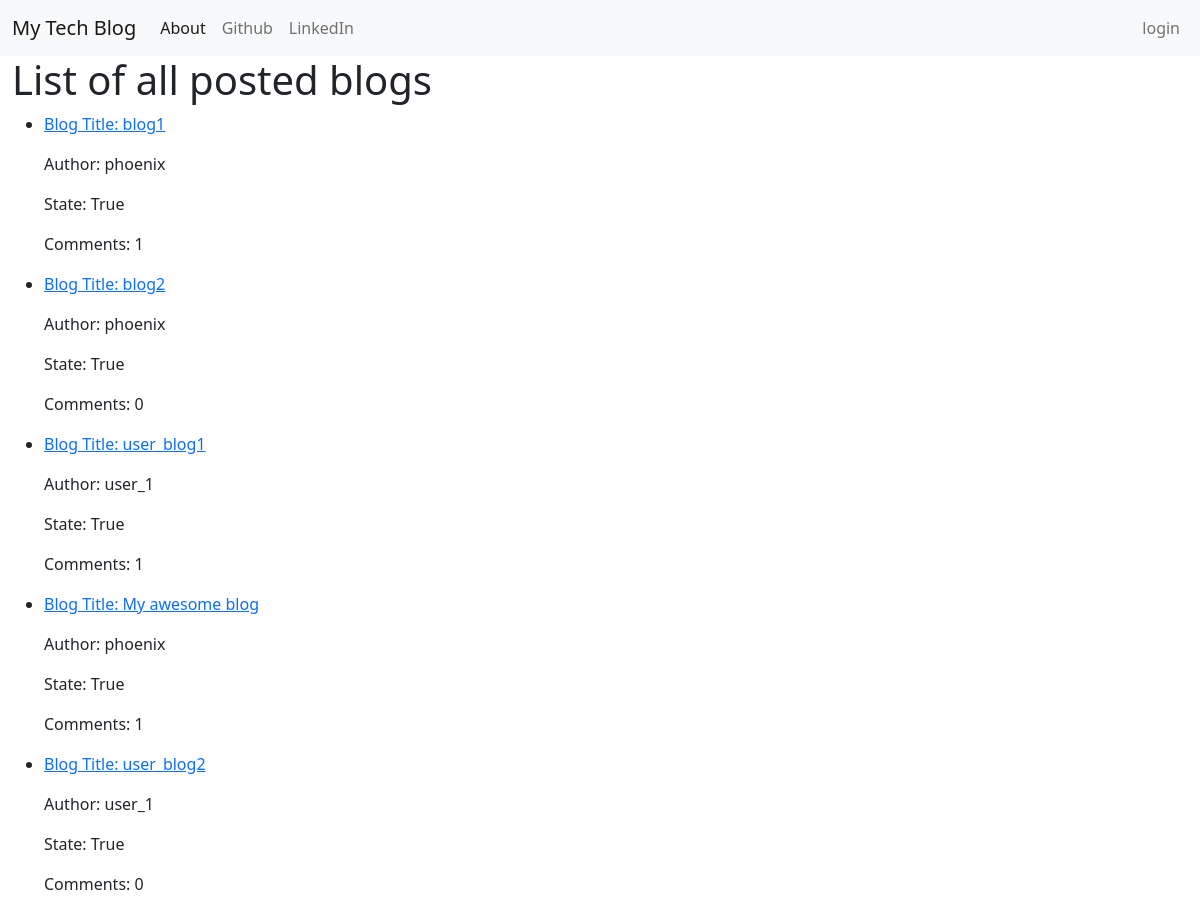
Before: / with the older database file.
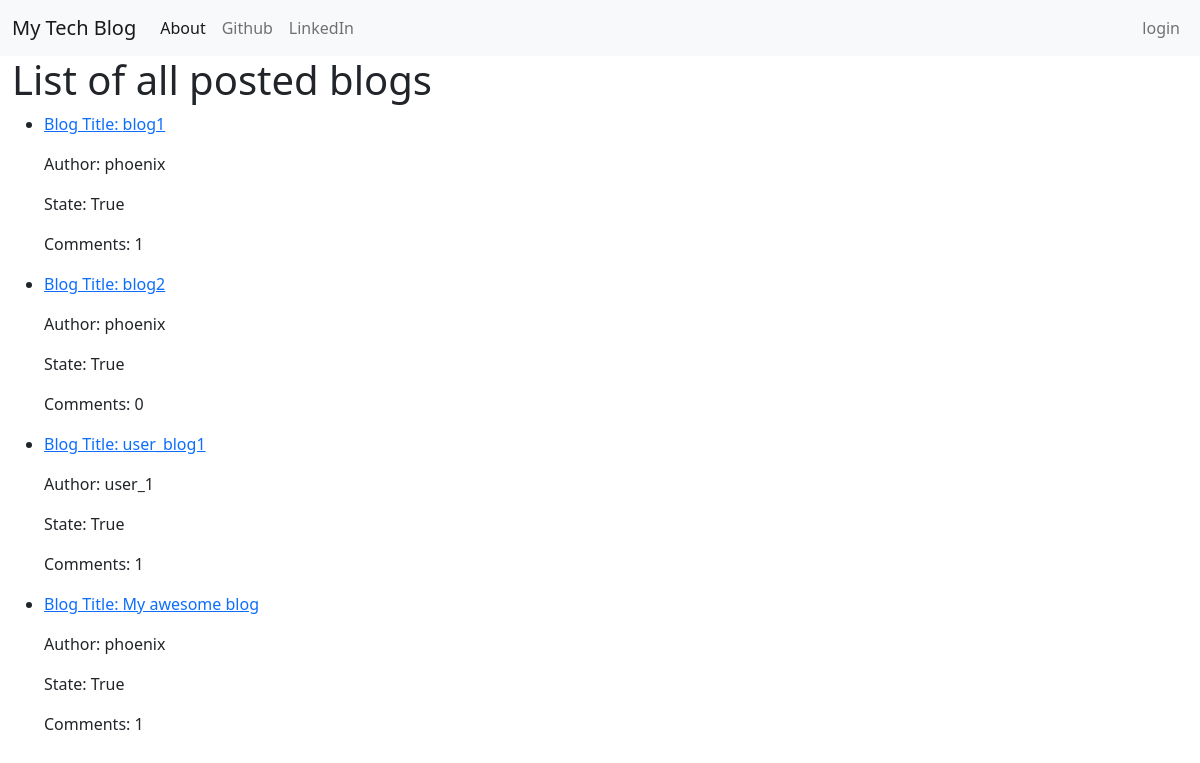
After: the same page with the newer database file.
### my_app/models.py (models this page shows, shortened)
class Blog(models.Model):
    user = models.ForeignKey(User, on_delete=models.CASCADE)
    title = models.CharField(max_length=125)
    content = models.TextField(max_length=512) #Check the max length
    state = models.BooleanField(default=False)
    publish_date = models.DateTimeField(null=True, blank=True)

class Comment(models.Model):
    author = models.TextField(max_length=256)
    blog = models.ForeignKey(Blog, related_name='comments' , on_delete=models.CASCADE)
    content = models.TextField(max_length=512)
    status = models.BooleanField(default = False)
    def __str__(self) -> str:
        return self.author

### my_app/views.py (the view)
# urls.py: path('', views.PublishedBlogListView.as_view(), name='index'),
class PublishedBlogListView(ListView):
    model = Blog
    template_name = 'my_app/index.html'
    def get_queryset(self):
        return Blog.objects.filter(state__exact=True)

### my_app/templatetags/comment_count.py (called while the page is built)
@register.filter()
def comment_count(value):
    print(value)
    approved_count = 0
    for object in value:
        if (object.status == True):
            approved_count += 1
    return str(approved_count)

### my_app/templates/my_app/index.html (shortened to what this page needs)
{% extends 'my_app/my_app_base.html' %}
{% load comment_count %}
{% block body_block %}
<h1>List of all posted blogs</h1>
{% for blog in blog_list %}
    <ul>
        <li>
                <p><a href="{% url 'my_app:detail' pk=blog.pk %}">Blog Title: {{blog.title}}</a></p>
                <p>Author: {{blog.user}}</p>
                <p>State: {{blog.state}}</p>
                <p>Comments: {{blog.comments.all|comment_count}}</a></p>
        </li>
    </ul>
{% endfor %}
{% endblock body_block %}

Changed rows visible on the page:
removed Blog: title "user_blog2", user "user_1", state "True", comments.all|comment_count "0"
